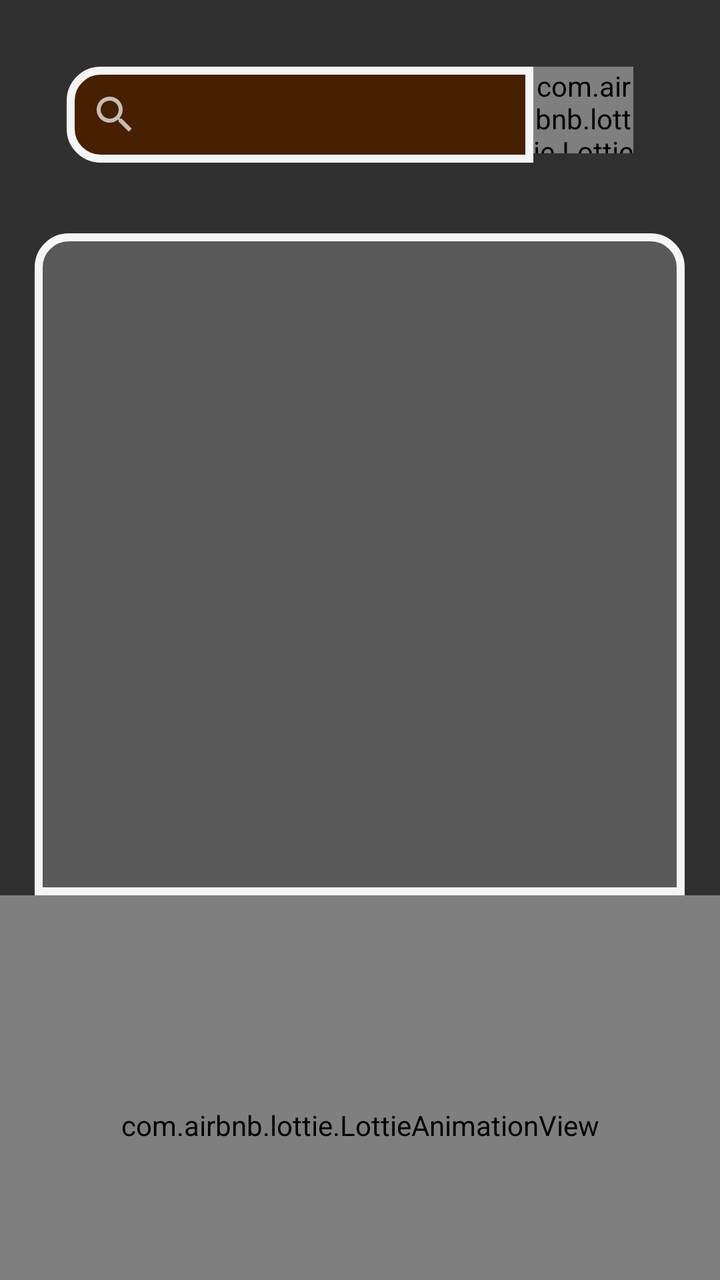
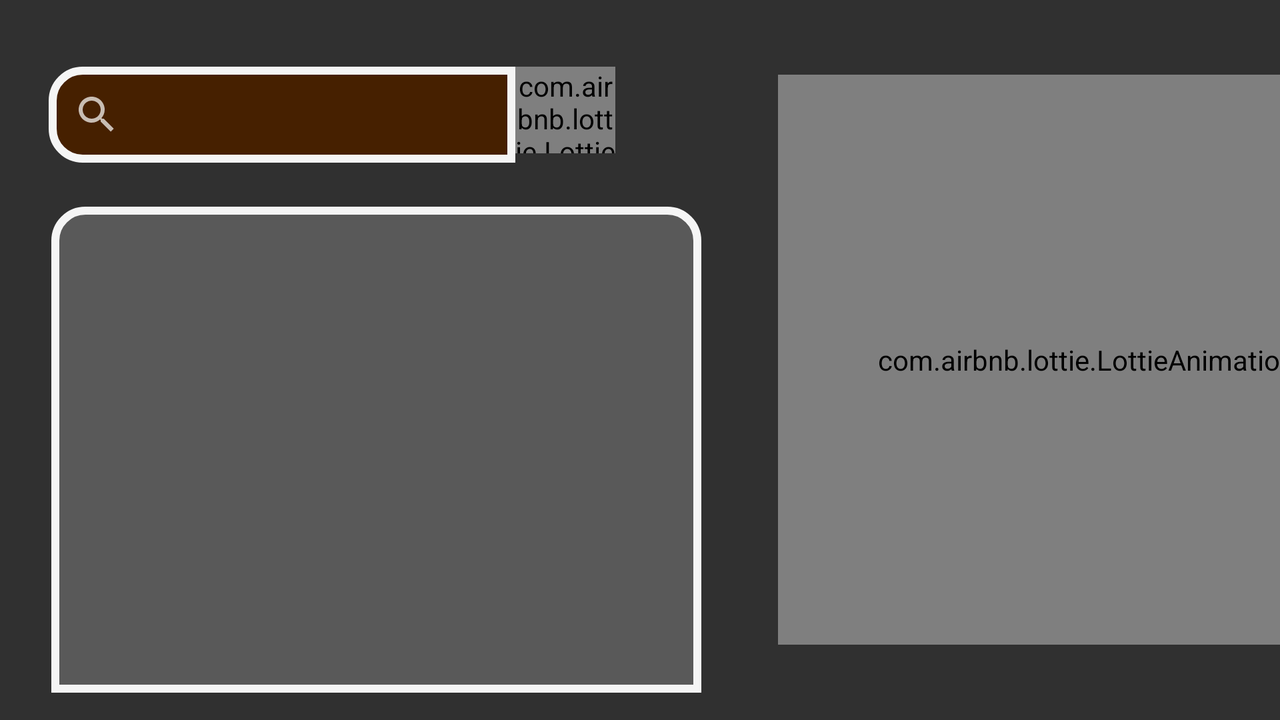

An Android layout and its configuration variant, each rendered on a device that would load it. The default file and the variant file are quoted in full after the pictures.
<!-- AndroidManifest.xml: application theme Theme.AppCompat.NoActionBar -->
<!-- res/layout/activity_searchbyname.xml -->
<?xml version="1.0" encoding="utf-8"?>
<LinearLayout xmlns:android="http://schemas.android.com/apk/res/android"
    xmlns:app="http://schemas.android.com/apk/res-auto"
    xmlns:tools="http://schemas.android.com/tools"
    android:layout_width="match_parent"
    android:layout_height="match_parent"
    android:orientation="vertical"
    android:background="@drawable/vertiback"
    android:overScrollMode="always"
    tools:context=".Searchmeals">


    <androidx.appcompat.widget.LinearLayoutCompat
        android:layout_width="match_parent"
        android:layout_marginTop="100px"
        android:layout_height="150px"
        android:orientation="horizontal"
        android:layout_gravity="center"
        >

        <androidx.appcompat.widget.SearchView
            android:layout_marginLeft="100px"
            android:layout_width="700px"
            android:layout_height="wrap_content"
            android:id="@+id/searchview2"
            android:background="@drawable/searchback1"
            app:queryHint="Search here"
            >

        </androidx.appcompat.widget.SearchView>

        <com.airbnb.lottie.LottieAnimationView
            android:layout_width="150px"
            android:layout_height="130px"
            app:lottie_rawRes="@raw/search2"
            android:background="@drawable/searchback2"
            app:lottie_autoPlay="true"
            app:lottie_loop="true"


            >

        </com.airbnb.lottie.LottieAnimationView>


    </androidx.appcompat.widget.LinearLayoutCompat>

    <ScrollView

        android:layout_marginTop="100px"
        android:layout_width="325dp"
        android:layout_height="331dp"
        android:background="@drawable/lokuback"
        android:padding="7dp"
        android:scrollbarSize="8dp"
        android:layout_gravity="center"

        app:layout_constraintBottom_toBottomOf="parent"
        app:layout_constraintEnd_toEndOf="parent"
        app:layout_constraintHorizontal_bias="0.588"
        app:layout_constraintStart_toStartOf="parent"
        app:layout_constraintTop_toTopOf="parent">

        <androidx.recyclerview.widget.RecyclerView
            android:padding="15px"
            android:id="@+id/recyclerViewSearchWebMeals"
            android:layout_width="310dp"
            android:layout_height="341dp"
            app:layout_constraintBottom_toBottomOf="parent"
            app:layout_constraintEnd_toEndOf="parent"
            app:layout_constraintHorizontal_bias="0.531"
            app:layout_constraintStart_toStartOf="parent"
            app:layout_constraintTop_toTopOf="parent"
            app:layout_constraintVertical_bias="0.479" />


    </ScrollView>
    <com.airbnb.lottie.LottieAnimationView

        android:id="@+id/cooking"
        android:layout_marginTop="0px"
        android:layout_width="match_parent"
        android:layout_height="689px"
        android:layout_gravity="center"
        app:lottie_rawRes="@raw/fooditemz"
        app:lottie_autoPlay="true"
        app:lottie_loop="true"


        >

    </com.airbnb.lottie.LottieAnimationView>





</LinearLayout>
<!-- resources referenced by this layout -->
<resources>
  <!-- drawable lokuback (drawable) -->
  <?xml version="1.0" encoding="utf-8"?>
  <shape xmlns:android="http://schemas.android.com/apk/res/android">
  
      <solid android:color="#3EDADADA"/>
      <stroke android:width="4dp" android:color="#f5f5f5"  />
      <corners android:radius="15dp"
          android:bottomLeftRadius="0dp"
          android:bottomRightRadius="0dp"
          />
      <padding android:left="0dp" android:top="0dp" android:right="0dp" android:bottom="0dp" />
  </shape>
  <!-- drawable searchback1 (drawable) -->
  <?xml version="1.0" encoding="utf-8"?>
  <shape xmlns:android="http://schemas.android.com/apk/res/android">
  
      <solid android:color="#462000"/>
      <stroke android:width="4dp" android:color="#f5f5f5" />
      <corners android:radius="15dp"
          android:topRightRadius="0dp"
          android:bottomRightRadius="0dp"
          />
      <padding android:left="0dp" android:top="0dp" android:right="0dp" android:bottom="0dp" />
  </shape>
  <!-- drawable searchback2 (drawable) -->
  <?xml version="1.0" encoding="utf-8"?>
  <shape xmlns:android="http://schemas.android.com/apk/res/android">
  
      <solid android:color="#462000"/>
      <stroke android:width="4dp" android:color="#f5f5f5"  />
      <corners android:radius="15dp"
          android:topLeftRadius="0dp"
          android:bottomLeftRadius="0dp"
          />
      <padding android:left="0dp" android:top="0dp" android:right="0dp" android:bottom="0dp" />
  </shape>
</resources>
<!-- res/layout-land/activity_searchbyname.xml (the repository's variant of the layout above) -->
<!-- drawn on the phone turned sideways -->
<?xml version="1.0" encoding="utf-8"?>
<LinearLayout xmlns:android="http://schemas.android.com/apk/res/android"
    xmlns:app="http://schemas.android.com/apk/res-auto"
    xmlns:tools="http://schemas.android.com/tools"
    android:layout_width="match_parent"
    android:layout_height="match_parent"
    android:orientation="horizontal"
    android:background="@drawable/horizontalback"
    android:overScrollMode="always"
    tools:context=".Searchmeals">

    <LinearLayout
        android:layout_width="373dp"
        android:layout_height="match_parent"
        android:orientation="vertical">

        <androidx.appcompat.widget.LinearLayoutCompat
            android:layout_width="391dp"
            android:layout_height="150px"
            android:layout_gravity="center"
            android:layout_marginTop="100px"
            android:orientation="horizontal">

            <androidx.appcompat.widget.SearchView
                android:id="@+id/searchview2"
                android:layout_width="700px"
                android:layout_height="wrap_content"
                android:layout_marginLeft="100px"
                android:background="@drawable/searchback1"
                app:queryHint="Search here">

            </androidx.appcompat.widget.SearchView>

            <com.airbnb.lottie.LottieAnimationView
                android:layout_width="150px"
                android:layout_height="130px"
                android:background="@drawable/searchback2"
                app:lottie_autoPlay="true"
                app:lottie_loop="true"
                app:lottie_rawRes="@raw/search2"


                >

            </com.airbnb.lottie.LottieAnimationView>


        </androidx.appcompat.widget.LinearLayoutCompat>

        <ScrollView

            android:layout_width="325dp"
            android:layout_height="243dp"
            android:layout_gravity="center"
            android:layout_marginTop="60px"
            android:layout_marginLeft="5px"
            android:background="@drawable/lokuback"
            android:padding="7dp"
            android:scrollbarSize="8dp"

            app:layout_constraintBottom_toBottomOf="parent"
            app:layout_constraintEnd_toEndOf="parent"
            app:layout_constraintHorizontal_bias="0.588"
            app:layout_constraintStart_toStartOf="parent"
            app:layout_constraintTop_toTopOf="parent">

            <androidx.recyclerview.widget.RecyclerView
                android:id="@+id/recyclerViewSearchWebMeals"
                android:layout_width="310dp"
                android:layout_height="341dp"
                android:padding="15px"
                app:layout_constraintBottom_toBottomOf="parent"
                app:layout_constraintEnd_toEndOf="parent"
                app:layout_constraintHorizontal_bias="0.531"
                app:layout_constraintStart_toStartOf="parent"
                app:layout_constraintTop_toTopOf="parent"
                app:layout_constraintVertical_bias="0.479" />

        </ScrollView>

    </LinearLayout>


    <com.airbnb.lottie.LottieAnimationView

        android:id="@+id/cooking"
        android:layout_width="339dp"
        android:layout_marginLeft="16dp"
        android:layout_height="285dp"
        android:layout_gravity="center"
        app:lottie_autoPlay="true"
        app:lottie_loop="true"
        app:lottie_rawRes="@raw/fooditems">

    </com.airbnb.lottie.LottieAnimationView>





</LinearLayout>
